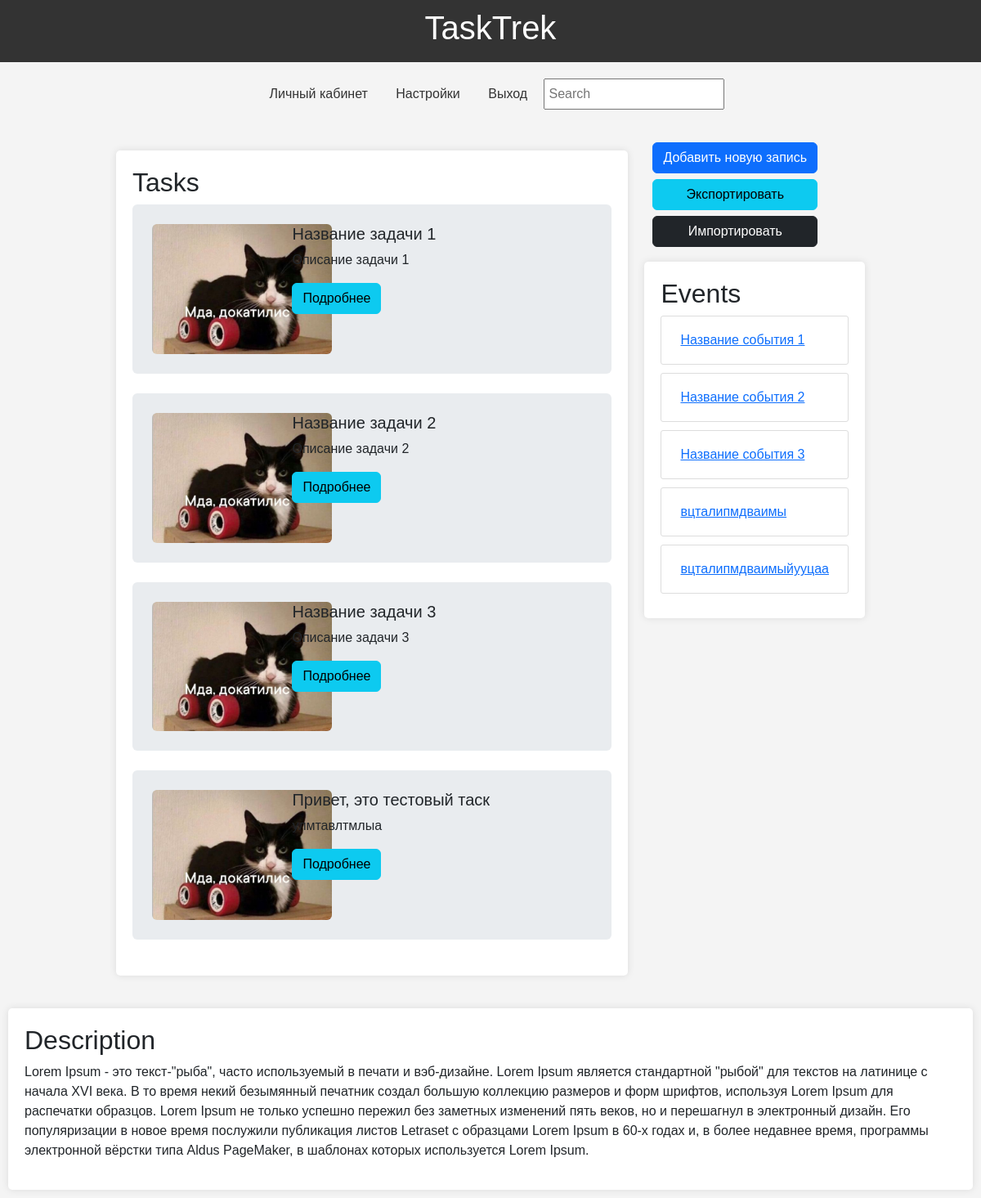
The page / (signed in) on the database its author committed.
### app.py (models this page shows)
class Task(db.Model):
    __tablename__ = 'tasks'
    task_id = db.Column(db.Integer, primary_key=True, autoincrement=True)
    user_id = db.Column(db.Integer, db.ForeignKey('users.user_id'), nullable=False)
    title = db.Column(db.String(255), nullable=False)
    description = db.Column(db.Text)
    due_date = db.Column(db.Date)
    priority = db.Column(db.Integer, default=1)
    status = db.Column(db.String(50))
    __table_args__ = (
        db.CheckConstraint('priority >= 1 AND priority <= 10', name='check_priority_range'),
    )

class Event(db.Model):
    __tablename__ = 'events'
    event_id = db.Column(db.Integer, primary_key=True, autoincrement=True)
    user_id = db.Column(db.Integer, db.ForeignKey('users.user_id'), nullable=False)
    title = db.Column(db.String(255), nullable=False)
    description = db.Column(db.Text)
    event_date = db.Column(db.DateTime)

### app.py (the view)
@app.route('/', methods=['GET', 'POST'])
@login_required
def index():
    user_id = current_user.user_id
    tasks = Task.query.filter_by(user_id=user_id).all()
    events = Event.query.filter_by(user_id=user_id).all()
    return render_template('index.html', tasks=tasks, events=events)

### app.py (called while the page is built)
@login_manager.user_loader  # запоминает id user'а для сессии
def load_user(user_id):
    return User.query.get(int(user_id))

### templates/index.html (shortened to what this page needs)
<!DOCTYPE html>
<html lang="ru">
<head>
    <link href="https://cdn.jsdelivr.net/npm/bootstrap@5.3.3/dist/css/bootstrap.min.css" rel="stylesheet">
    <link rel="stylesheet" href="{{ url_for('static', filename='styles.css') }}">
</head>
<body>
    <header>
        <h1>TaskTrek</h1>
    </header>
    <nav>
        <a href="/profile">Личный кабинет</a>
        <a href="/settings">Настройки</a>
        <a href="/logout">Выход</a>
        <input type="search" placeholder="Search" style="padding: 5px;">
    </nav>
    <div class="container">
        <div class="tasks">
            <h2>Tasks</h2>
            {% for task in tasks %}
            <div class="row g-0 bg-body-secondary position-relative rounded">
                <div class="col-md-4 mb-md-0 p-md-4">
                    <img src="{{ url_for('static', filename='images/dokatilis.jpg') }}" class="rounded" style="max-width: 220px;" alt="task_image">
                </div>
                <div class="col-md-6 p-4 ps-md-0">
                    <h5 class="mt-0">{{ task.title }}</h5>
                    <p>{{ task.description }}</p>
                    <button type="button" class="get-info btn btn-info" data-bs-toggle="modal" data-bs-target="#viewRecordModal" data-record-id="{{ task.task_id }}" data-record-type="task">Подробнее</button>
                </div>
            </div>
            <br>
            {% endfor %}
        </div>
        <div class="sidebar">
            <div class="buttons" style="margin-left: 20px;">
                <div class="btn-group-vertical">
                    <button id="add-record-btn" class="btn btn-primary btn-add mb-2 rounded" data-bs-toggle="modal" data-bs-target="#addRecordModal">Добавить новую запись</button>
                    <button class="btn btn-info mb-2 rounded" id="btn-export">Экспортировать</button>
                    <button class="btn btn-dark mb-2 rounded" id="btn-import">Импортировать</button>
                </div>
            </div>
            <div class="events">
                <h2>Events</h2>
                {% for event in events %}
                <div class="event-item"><button type="button" class="btn btn-link get-info" data-bs-toggle="modal" data-bs-target="#viewRecordModal" data-record-id="{{ event.event_id }}" data-record-type="event">{{ event.title }}</button></div>
                {% endfor %}
            </div>
        </div>
    </div>
    <div class="description">
        <h2>Description</h2>
        <p>Lorem Ipsum - это текст-"рыба", часто используемый в печати и вэб-дизайне. Lorem Ipsum является стандартной "рыбой" для текстов на латинице с начала XVI века. В то время некий безымянный печатник создал большую коллекцию размеров и форм шрифтов, используя Lorem Ipsum для распечатки образцов. Lorem Ipsum не только успешно пережил без заметных изменений пять веков, но и перешагнул в электронный дизайн. Его популяризации в новое время послужили публикация листов Letraset с образцами Lorem Ipsum в 60-х годах и, в более недавнее время, программы электронной вёрстки типа Aldus PageMaker, в шаблонах которых используется Lorem Ipsum.</p>
    </div>
</body>
</html>

### static/styles.css (style rules this page uses)
body { font-family: Arial, sans-serif; margin: 0; padding: 0; display: flex; flex-direction: column; align-items: center; background-color: #f4f4f4; }
header, footer { width: 100%; background: #333; color: #fff; padding: 10px 0; text-align: center; }
.container { display: flex; width: 80%; margin: 20px auto; }
.tasks, .events { background: #fff; margin: 10px; padding: 20px; border-radius: 5px; box-shadow: 0 0 10px rgba(0, 0, 0, 0.1); }
.tasks { flex: 2; }
.events { max-width: 320px; }
.description { background: #fff; margin: 10px; padding: 20px; border-radius: 5px; box-shadow: 0 0 10px rgba(0, 0, 0, 0.1); }
.task-item, .event-item { border: 1px solid #ddd; margin-bottom: 10px; padding: 10px; border-radius: 3px; }
nav { margin: 20px 0; text-align: center; }
nav a { margin: 0 15px; color: #333; text-decoration: none; }

### rows shown on the page
Task: title "Название задачи 1", description "Описание задачи 1"
Task: title "Название задачи 2", description "Описание задачи 2"
Task: title "Название задачи 3", description "Описание задачи 3"
Task: title "Привет, это тестовый таск", description "улмтавлтмлыа"
Event: title "Название события 1"
Event: title "Название события 2"
Event: title "Название события 3"
Event: title "вцталипмдваимы"
Event: title "вцталипмдваимыйууцаа"
